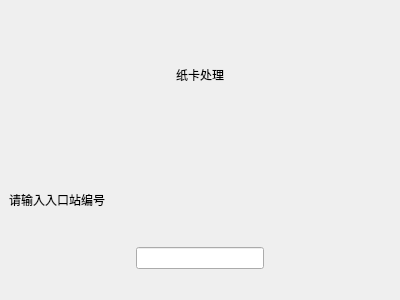
<?xml version="1.0" encoding="UTF-8"?>
<ui version="4.0">
 <class>FormPaperCard</class>
 <widget class="QWidget" name="FormPaperCard">
  <property name="geometry">
   <rect>
    <x>0</x>
    <y>0</y>
    <width>400</width>
    <height>300</height>
   </rect>
  </property>
  <property name="windowTitle">
   <string>Form</string>
  </property>
  <layout class="QVBoxLayout" name="verticalLayout_2">
   <property name="spacing">
    <number>0</number>
   </property>
   <property name="margin">
    <number>0</number>
   </property>
   <item>
    <widget class="QLabel" name="label_11">
     <property name="text">
      <string>纸卡处理</string>
     </property>
     <property name="alignment">
      <set>Qt::AlignCenter</set>
     </property>
     <property name="className" stdset="0">
      <string>Title</string>
     </property>
    </widget>
   </item>
   <item>
    <widget class="QWidget" name="widget" native="true">
     <layout class="QVBoxLayout" name="verticalLayout">
      <item>
       <widget class="QLabel" name="label_12">
        <property name="maximumSize">
         <size>
          <width>16777215</width>
          <height>40</height>
         </size>
        </property>
        <property name="text">
         <string>请输入入口站编号</string>
        </property>
        <property name="className" stdset="0">
         <string>fpcContent</string>
        </property>
       </widget>
      </item>
      <item>
       <layout class="QHBoxLayout" name="horizontalLayout">
        <item>
         <spacer name="horizontalSpacer">
          <property name="orientation">
           <enum>Qt::Horizontal</enum>
          </property>
          <property name="sizeHint" stdset="0">
           <size>
            <width>40</width>
            <height>20</height>
           </size>
          </property>
         </spacer>
        </item>
        <item>
         <widget class="QLineEdit" name="lineEdit">
          <property name="className" stdset="0">
           <string>fpcContent</string>
          </property>
         </widget>
        </item>
        <item>
         <spacer name="horizontalSpacer_2">
          <property name="orientation">
           <enum>Qt::Horizontal</enum>
          </property>
          <property name="sizeHint" stdset="0">
           <size>
            <width>40</width>
            <height>20</height>
           </size>
          </property>
         </spacer>
        </item>
       </layout>
      </item>
     </layout>
    </widget>
   </item>
  </layout>
 </widget>
 <resources/>
 <connections/>
</ui>
